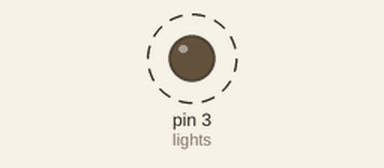
This sketch was run on a simulated Arduino Uno, built with avr-gcc and run on an emulated ATmega328P. On the bench: output pins drawn as LEDs (lit = HIGH). Dashed ring = blinking.

Above: at 0.5 s.
Timing chart, 0 to 4.6 s (numbered marks = the images above):
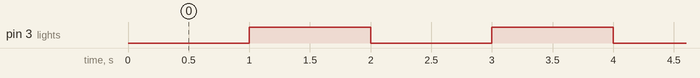

The sketch:

sketch_dec01a.ino
```cpp
int sensor = 2;
int lights = 3;
int button = 4;
int val = 0;
enum Mode { OFF, ON, BLINK, MOTION, MOTION_BLINK };
Mode mode = OFF;
int state = 0;
int previousState = 0;

void setup() {
  pinMode(lights, OUTPUT);
  pinMode(sensor, INPUT_PULLUP);
  Serial.begin(9600);
  mode = BLINK;
}

void loop() {
  ChangeState();

  switch (mode) {
    case OFF:
      digitalWrite(lights, LOW);
      break;
    case ON:
      digitalWrite(lights, HIGH);
      break;
    case BLINK:
      UpdateBlink();
      break;
    case MOTION:
      UpdateMotion();
      break;
  }

  ApplyState();
}

void ChangeState(){

}

void ApplyState() {
  if (state == previousState) {
    return;
  }

  if (state == 0) {
    digitalWrite(lights, LOW);
  }
  else {
    digitalWrite(lights, HIGH);
  }

  previousState = state;
}

void UpdateMotion() {
  val = digitalRead(sensor);

  if (val == HIGH) {
    state = 1;

    delay(300000);
  }
  else {
    state = 0;
  }
}

void UpdateBlink() {
  if (state == 0) {
    delay(1000);
    state = 1;
  }
  else {
    delay(1000);
    state = 0;
  }
}
```

Measured:
- by itself, pin 3 (lights): alternates HIGH for 1.0 s and LOW for 1.0 s
